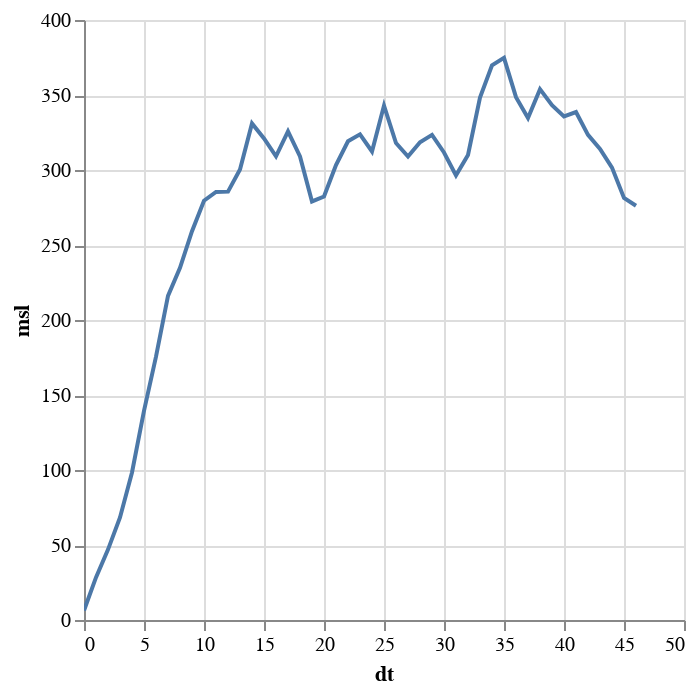

The cell this chart's notebook holds for it:
### Code cell
spatial_mean.with_columns(pl.col("dt") / pl.duration(days=1)).plot.line(x="dt", y="msl")

### Figure 1 — Vega-Lite specification as saved in the notebook (floating-point values rounded to 4 significant figures)
{"config": {"view": {"continuousWidth": 300, "continuousHeight": 300}}, "data": {"name": "data-25841aeeb559744861d5c9db603cc372"}, "mark": {"type": "line", "tooltip": true}, "encoding": {"x": {"field": "dt", "type": "quantitative"}, "y": {"field": "msl", "type": "quantitative"}}, "params": [{"name": "param_2", "select": {"type": "interval", "encodings": ["x", "y"]}, "bind": "scales"}], "$schema": "https://vega.github.io/schema/vega-lite/v5.20.1.json", "datasets": {"data-25841aeeb559744861d5c9db603cc372": [{"dt": 0.0, "msl": 6.367}, {"dt": 1.0, "msl": 28.42}, {"dt": 2.0, "msl": 46.95}, {"dt": 3.0, "msl": 68.4}, {"dt": 4.0, "msl": 98.33}, {"dt": 5.0, "msl": 139.4}, {"dt": 6.0, "msl": 175.6}, {"dt": 7.0, "msl": 216.1}, {"dt": 8.0, "msl": 234.8}, {"dt": 9.0, "msl": 259.2}, {"dt": 10.0, "msl": 279.5}, {"dt": 11.0, "msl": 285.3}, {"dt": 12.0, "msl": 285.6}, {"dt": 13.0, "msl": 300.4}, {"dt": 14.0, "msl": 331.1}, {"dt": 15.0, "msl": 321.1}, {"dt": 16.0, "msl": 309.1}, {"dt": 17.0, "msl": 325.8}, {"dt": 18.0, "msl": 309.1}, {"dt": 19.0, "msl": 279.0}, {"dt": 20.0, "msl": 282.3}, {"dt": 21.0, "msl": 303.3}, {"dt": 22.0, "msl": 319.2}, {"dt": 23.0, "msl": 323.8}, {"dt": 24.0, "msl": 312.3}, {"dt": 25.0, "msl": 343.0}, {"dt": 26.0, "msl": 317.9}, {"dt": 27.0, "msl": 309.0}, {"dt": 28.0, "msl": 318.5}, {"dt": 29.0, "msl": 323.4}, {"dt": 30.0, "msl": 311.7}, {"dt": 31.0, "msl": 296.4}, {"dt": 32.0, "msl": 310.0}, {"dt": 33.0, "msl": 348.2}, {"dt": 34.0, "msl": 369.9}, {"dt": 35.0, "msl": 374.8}, {"dt": 36.0, "msl": 348.6}, {"dt": 37.0, "msl": 334.7}, {"dt": 38.0, "msl": 353.9}, {"dt": 39.0, "msl": 343.2}, {"dt": 40.0, "msl": 335.8}, {"dt": 41.0, "msl": 338.6}, {"dt": 42.0, "msl": 323.4}, {"dt": 43.0, "msl": 314.0}, {"dt": 44.0, "msl": 301.6}, {"dt": 45.0, "msl": 281.4}, {"dt": 46.0, "msl": 276.2}]}}
